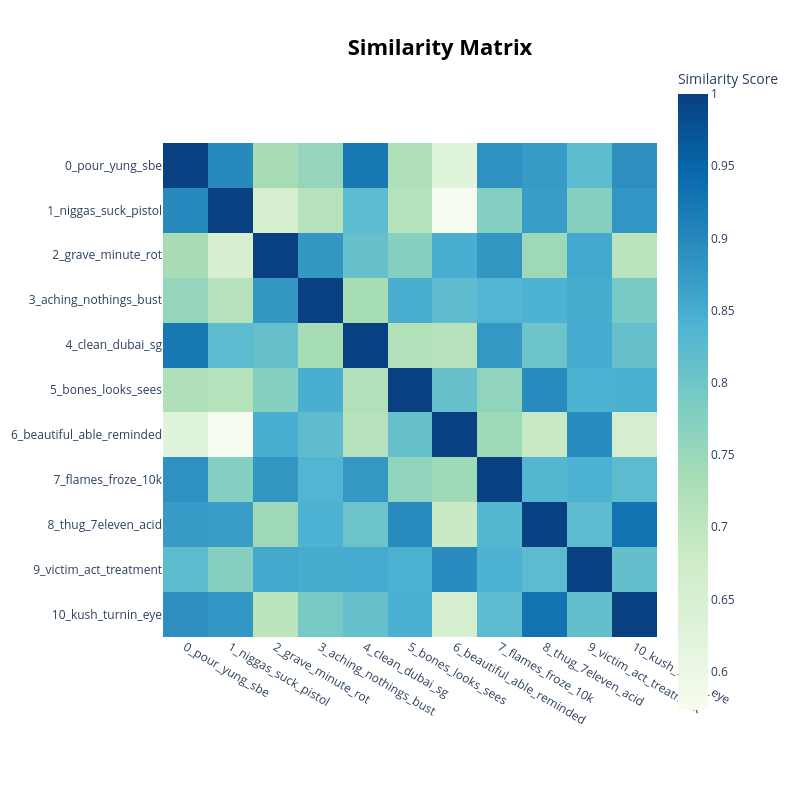

Notebook cell for this chart:
### Markdown cell above
The second visualization is even more useful to identify clusters of topics by high **cosine similarity**. 

▶️ Run `visualize_heatmap()` to get the idea of topic-to-topic simiarity.<br>
🔄 Modify:

- Recall the `visualize_topics()` 2d plot above to guess an initial `n_clusters` to cluster similar topics. **This is very useful and highly recommended** for analyzing potential topics to merge.
- Try different values of `n_clusters`
- Try both embeddings and cTF-IDF using `use_ctfidf`. Which one exhibits more distinctive clusters?

👁️ Inspect:

- Is it now clear from the similarity clustering which topics are candidates for merging?
- Or do you need to review some actual documents first? → Skip to **BERTopic Documents**.

📚 BERTopic: [Visualize Topics](https://maartengr.github.io/BERTopic/getting_started/visualization/visualize_topics.html), [visualize_heatmap()](https://maartengr.github.io/BERTopic/api/bertopic.html#bertopic._bertopic.BERTopic.visualize_heatmap)

### Code cell
#| code-summary: "Visualize topic embeddings' cosine similarities and look for clusters of topics"
topic_model.visualize_heatmap( # (defaults)
    use_ctfidf = False,        # (False) map embeddings / True: map cTF-IDF weights
    #n_clusters = 10,           # (None) <- MODIFY: powerful! creates ordered CLUSTERS of similar topics
    top_n_topics = None,       # (None) all
    custom_labels = True,      # (False)
)

### Figure 1 — Plotly figure (JSON) as saved in the notebook; plotly's stock layout.template omitted (floating-point values rounded to 4 significant figures)
{"data": [{"coloraxis": "coloraxis", "hovertemplate": "x: %{x}<br>y: %{y}<br>Similarity Score: %{z}<extra></extra>", "name": "0", "type": "heatmap", "x": ["0_pour_yung_sbe", "1_niggas_suck_pistol", "2_grave_minute_rot", "3_aching_nothings_bust", "4_clean_dubai_sg", "5_bones_looks_sees", "6_beautiful_able_reminded", "7_flames_froze_10k", "8_thug_7eleven_acid", "9_victim_act_treatment", "10_kush_turnin_eye"], "xaxis": "x", "y": ["0_pour_yung_sbe", "1_niggas_suck_pistol", "2_grave_minute_rot", "3_aching_nothings_bust", "4_clean_dubai_sg", "5_bones_looks_sees", "6_beautiful_able_reminded", "7_flames_froze_10k", "8_thug_7eleven_acid", "9_victim_act_treatment", "10_kush_turnin_eye"], "yaxis": "y", "z": [[1.0, 0.8978, 0.7351, 0.7575, 0.923, 0.7216, 0.6277, 0.8866, 0.874, 0.8218, 0.8905], [0.8978, 1.0, 0.654, 0.7124, 0.823, 0.7149, 0.5733, 0.7774, 0.8706, 0.7752, 0.8811], [0.7351, 0.654, 1.0, 0.8794, 0.813, 0.7746, 0.8472, 0.8794, 0.7464, 0.8531, 0.7051], [0.7575, 0.7124, 0.8794, 1.0, 0.7342, 0.8467, 0.8205, 0.8353, 0.8399, 0.8499, 0.791], [0.923, 0.823, 0.813, 0.7342, 1.0, 0.72, 0.7127, 0.8786, 0.805, 0.8514, 0.8126], [0.7216, 0.7149, 0.7746, 0.8467, 0.72, 1.0, 0.813, 0.7607, 0.8969, 0.8421, 0.8439], [0.6277, 0.5733, 0.8472, 0.8205, 0.7127, 0.813, 1.0, 0.7451, 0.6858, 0.8943, 0.6573], [0.8866, 0.7774, 0.8794, 0.8353, 0.8786, 0.7607, 0.7451, 1.0, 0.8333, 0.8399, 0.8237], [0.874, 0.8706, 0.7464, 0.8399, 0.805, 0.8969, 0.6858, 0.8333, 1.0, 0.8237, 0.93], [0.8218, 0.7752, 0.8531, 0.8499, 0.8514, 0.8421, 0.8943, 0.8399, 0.8237, 1.0, 0.8134], [0.8905, 0.8811, 0.7051, 0.791, 0.8126, 0.8439, 0.6573, 0.8237, 0.93, 0.8134, 1.0]]}], "layout": {"coloraxis": {"autocolorscale": false, "colorbar": {"title": {"text": "Similarity Score"}}, "colorscale": [[0, "rgb(247,252,240)"], [0.125, "rgb(224,243,219)"], [0.25, "rgb(204,235,197)"], [0.375, "rgb(168,221,181)"], [0.5, "rgb(123,204,196)"], [0.625, "rgb(78,179,211)"], [0.75, "rgb(43,140,190)"], [0.875, "rgb(8,104,172)"], [1, "rgb(8,64,129)"]]}, "height": 800, "hoverlabel": {"bgcolor": "white", "font": {"family": "Rockwell", "size": 16}}, "legend": {"title": {"text": "Trend"}}, "margin": {"t": 60}, "showlegend": true, "title": {"font": {"color": "Black", "size": 22}, "text": "<b>Similarity Matrix</b>", "x": 0.55, "xanchor": "center", "y": 0.95, "yanchor": "top"}, "width": 800, "xaxis": {"anchor": "y", "constrain": "domain", "domain": [0, 1], "scaleanchor": "y"}, "yaxis": {"anchor": "x", "autorange": "reversed", "constrain": "domain", "domain": [0, 1]}}}
